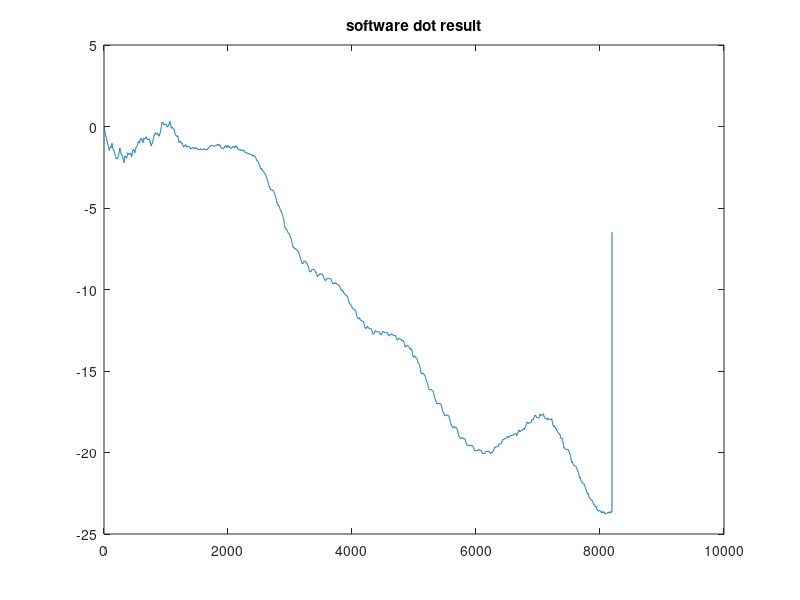

MATLAB code for this plot:
%this script show the output of software svm output
load input.mat;
load svm_wb.mat;

sw_acc_history=zeros(size(weight,2)+1,1);
sw_acc=0;

for i=1:size(weight,2)
    sw_acc=sw_acc+weight(i)*detect_obj(i);
    sw_acc_history(i)=sw_acc;
end
sw_acc=sw_acc+bias;
sw_acc_history(i+1)=sw_acc;

stairs(sw_acc_history);
title('software dot result');

fprintf('correct label: %d\n',obj_label);
fprintf('dot product: %f\n',sw_acc);
if(sw_acc>0)
    fprintf('predict label: 1\n');
else
    fprintf('predict label: 0\n');
end
